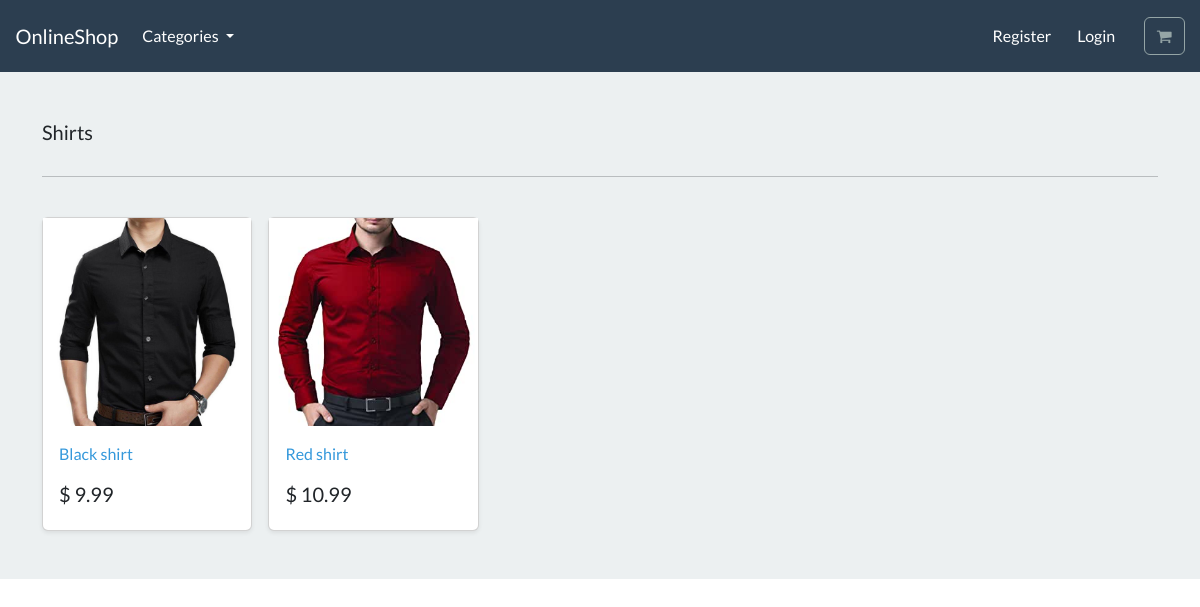
The page /search/shirts/ on the database its author committed.
### store/models.py (models this page shows, shortened)
class Category(models.Model):
    name = models.CharField(max_length=200, db_index=True)
    slug = models.SlugField(max_length=250, unique=True)
    class Meta:
        verbose_name_plural = 'categories'
    def get_absolute_url(self):
        return reverse('list-category',args=[self.slug])

class Product(models.Model):
    category = models.ForeignKey(Category, related_name='product', on_delete = models.CASCADE, null=True)
    title = models.CharField(max_length=200)
    brand = models.CharField(max_length=200, default='un-branded')
    description = models.TextField(blank=True)
    slug = models.SlugField(max_length=250)
    price = models.DecimalField(max_digits=4, decimal_places=2)
    image = models.ImageField(upload_to='images/')
    class Meta:
        verbose_name_plural = 'products'
    def get_absolute_url(self):
        return reverse('product-info',args=[self.slug])

### store/views.py (the view)
# urls.py: path('search/<slug:category_slug>/',views.list_category,name='list-category')
def list_category(request, category_slug=None):
    category = get_object_or_404(Category, slug=category_slug)
    products = Product.objects.filter(category=category)
    return render(request,'store/list-category.html',{'category':category,'products':products})

### cart/context_processors.py (called while the page is built)
def cart(request):
    return{'cart': Cart(request)}

### store/views.py (called while the page is built)
def categories(request):
    all_categories = Category.objects.all()
    return{'all_categories': all_categories}

### store/templates/store/list-category.html
{% extends "./base.html" %}
{% load static %}
{% block content %}
<main>
  <div class="album py-5 bg-light">
    <div class="container">
      <div class="pb-3 h5">{{category.name|capfirst}}</div>
      <hr>
      <br>
      <div class="row row-cols-1 row-cols-sm-2 row-cols-md-5 g-3">
        {% for product in products %}
        <div class="col">
          <div class="card shadow-sm">
          <img class="img-fluid" alt="Responsive image" src="{{product.image.url}}">
            <div class="card-body">
              <p class="card-text">
                <a class="text-info text-decoration-none" href="{{product.get_absolute_url}}"> {{product.title|capfirst}}</a>
              </p>
              <div class="d-flex justify-content-between align-items-center">
                <h5> $ {{product.price}}</h5>
              </div>
            </div>
          </div>
        </div>
        {% endfor %}
      </div>
    </div>
  </div>
</main>
{% endblock %}

### rows shown on the page
Category: name "Shirts"
Product: image (picture), title "Black shirt", price "9.99"
Product: image (picture), title "Red shirt", price "10.99"
